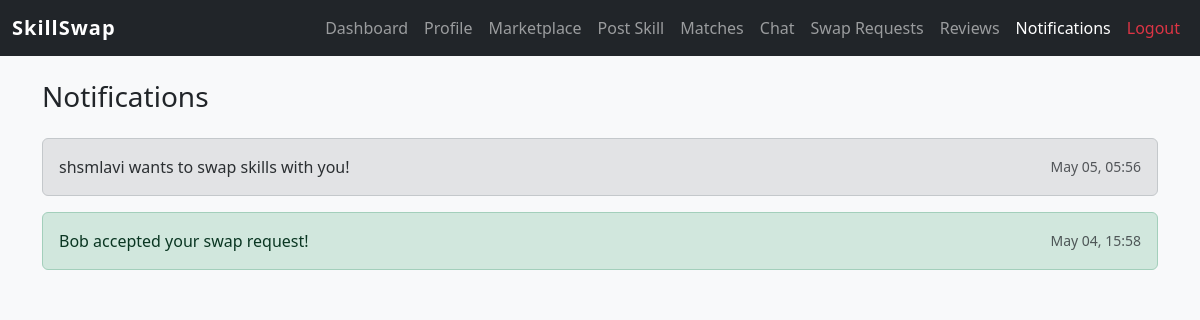
The app's page /notifications/ (signed in) with its own data.
### core/models.py (models this page shows, shortened)
class Notification(models.Model):
    TYPE_CHOICES = [
        ('swap_accepted', 'Swap Accepted'),
        ('swap_rejected', 'Swap Rejected'),
        ('new_request', 'New Request'),
        ('new_message', 'New Message'),
        ('new_review', 'New Review'),
    ]
    user = models.ForeignKey(User, on_delete=models.CASCADE, related_name='notifications')
    message = models.TextField()
    notification_type = models.CharField(max_length=20, choices=TYPE_CHOICES, default='new_request')
    is_read = models.BooleanField(default=False)
    created_at = models.DateTimeField(auto_now_add=True)
    class Meta:
        ordering = ['-created_at']

### core/views.py (the view)
# urls.py: path('notifications/', views.notifications_view, name='notifications'),
@login_required
def notifications_view(request):
    notifs = Notification.objects.filter(user=request.user).order_by('-created_at')
    notifs.filter(is_read=False).update(is_read=True)
    return render(request, 'notifications.html', {'notifications': notifs})

### templates/notifications.html (shortened to what this page needs)
{% extends 'base.html' %}
{% block nav_notifications %}active{% endblock %}
{% block content %}
<div class="container mt-4">
  <h3 class="mb-4">Notifications</h3>
  {% if notifications %}
    {% for notif in notifications %}
    <div class="alert alert-{% if notif.notification_type == 'swap_accepted' %}success{% elif notif.notification_type == 'swap_rejected' %}danger{% elif notif.notification_type == 'new_message' %}info{% elif notif.notification_type == 'new_review' %}warning{% else %}secondary{% endif %} d-flex justify-content-between align-items-center">
      <span>{{ notif.message }}</span>
      <small class="text-muted ms-3 text-nowrap">{{ notif.created_at|date:"M d, H:i" }}</small>
    </div>
    {% endfor %}
  {% else %}
  <div class="text-center py-5">
    <h5 class="text-muted">No notifications yet.</h5>
    <p class="text-muted">When someone requests a swap or sends you a message, it'll show up here.</p>
  </div>
  {% endif %}
</div>
{% endblock %}

### templates/base.html (style rules this page uses)
body { background-color: #f8f9fa; }

### records on screen
Notification: message "shsmlavi wants to swap skills with you!", created_at "May 05, 05:56"
Notification: message "Bob accepted your swap request!", created_at "May 04, 15:58"
